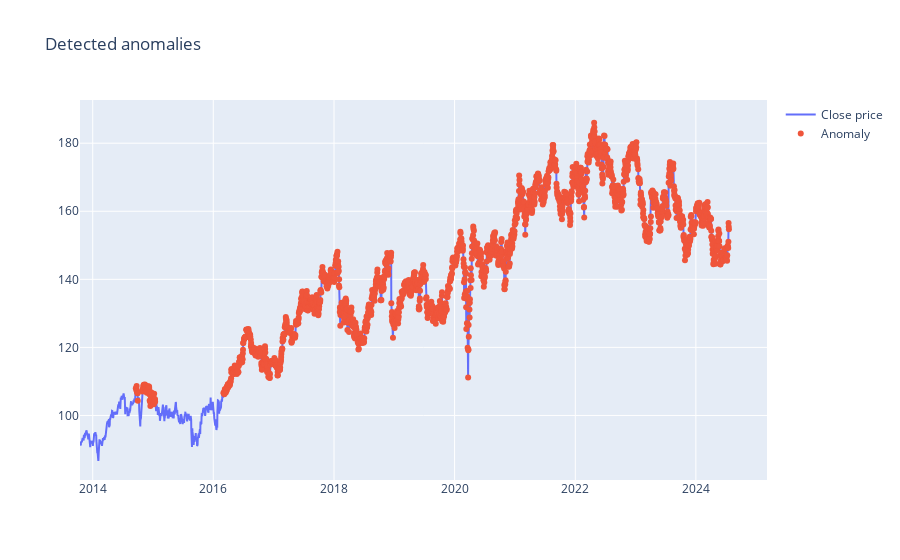

Write notebook code for a chart like this one.
### Code cell
import plotly.graph_objects as go

# Assuming test_score_df['Close'] and anomalies['Close'] are the arrays causing the issue
# Reshape the 'Close' columns to be 2D arrays
test_score_close_reshaped = test_score_df['Close'].values.reshape(-1, 1)
anomalies_close_reshaped = anomalies['Close'].values.reshape(-1, 1)

# Inverse transform the reshaped arrays
test_score_close_inverse = scaler.inverse_transform(test_score_close_reshaped).flatten()
anomalies_close_inverse = scaler.inverse_transform(anomalies_close_reshaped).flatten()

# Create the plot
fig = go.Figure()
fig.add_trace(go.Scatter(x=test_score_df['Date'], y=test_score_close_inverse, name='Close price'))
fig.add_trace(go.Scatter(x=anomalies['Date'], y=anomalies_close_inverse, mode='markers', name='Anomaly'))
fig.update_layout(showlegend=True, title='Detected anomalies')
fig.show()

### Figure 1 — Plotly figure (JSON) as saved in the notebook; plotly's stock layout.template omitted (floating-point values rounded to 4 significant figures; data arrays with more than 128 entries replaced by an {"elided": "..."} marker saying what was removed)
{"data": [{"name": "Close price", "type": "scatter", "x": {"elided": "2707 str values"}, "y": {"elided": "2707 float values"}}, {"mode": "markers", "name": "Anomaly", "type": "scatter", "x": {"elided": "2168 str values"}, "y": {"elided": "2168 float values"}}], "layout": {"showlegend": true, "title": {"text": "Detected anomalies"}}}
